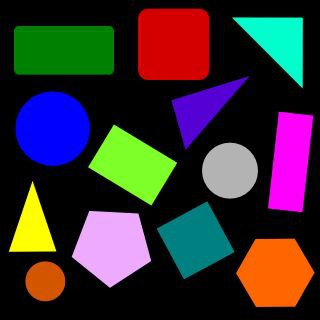
#> input picture Shape Extraction/1.jpg, 320 x 320 px
$ jupyter execute 'Hough Detector.ipynb'
#> lines starting #> are read from the running program, lines starting #| are printed output that depends on the picture; after the words box and inside, x2 and y2 are one past the last pixel; in counts of white or black regions, pixels touching at a corner belong together
#> further down, image is the input picture: shape (320, 320, 3); mean B, G, R 50.7, 46.9, 57.1
Import some prerequisites

[cell 1]
import cv2
import numpy as np
import matplotlib.pyplot as plt
import os
import random
import math

Run this cell for plotting

[cell 2]
def plotter(img_list, r, w, gray, wr, hr, fig_name = None):
    '''
    Plots images' list with its' caption and saves result image if you want.

    Parameters:
        img_list (list): The list of tuples of image and its' caption.
        r (int): The number of row(s).
        w (int): The number of colunm(s).
        gray (bool): The flag for plotting images in grayscale mode.
        wr (int): The width of one figure.
        hr (int): The height of one figure.
        fig_name (str): The name of the image of the plot. if not set this parameter the plot doesn't save.
    '''

    plt.rcParams['figure.figsize'] = (wr, hr)
    for i in range(len(img_list)):
        plt.subplot(r, w, i + 1)
        if img_list[i][2] == 'img':
            if gray:
                plt.imshow(img_list[i][0], cmap = 'gray')
            else:
                plt.imshow(img_list[i][0])
            plt.xticks([])
            plt.yticks([])
        elif img_list[i][2] == 'hist':
            plt.bar(np.arange(len(img_list[i][0])), img_list[i][0], color = 'c')
        else:
            raise Exception("Only image or histogram. Use third parameter of tuples in img_list and set it to img or hist.")
        plt.title(img_list[i][1])
    if fig_name is not None:
        plt.savefig(fig_name + '.png')
    plt.show()

Run this cell for change polar to cartesian.

[cell 3]
def pol_to_car(rho, theta):
    '''
    Changes rho and theta of a line to two point of that line.

    Parameters:
        rho (float): The distance from the origin to the line.
        theta (float):  Angle from origin to the line.

    Returns:
        (tuple): tuple of two point of line.
    '''

    a = np.cos(theta)
    b = np.sin(theta)
    c = 1000
    x0 = a*rho
    y0 = b*rho
    x1 = int(x0 + c * (-b))
    y1 = int(y0 + c * (a))
    x2 = int(x0 - c * (-b))
    y2 = int(y0 - c * (a))
    return x1, y1, x2, y2

Implement this function to detect and remove circles in the given image.

[cell 4]
def remove_circles(image):
    '''
    Returns the image which circles have been removed.

    Parameters:
        image (numpy.ndarray): The input image.

    Returns:
        out_img (numpy.ndarray): The result image.
    '''
    out_img = image.copy()

    #Writer your code here

    gray = cv2.cvtColor(image, cv2.COLOR_BGR2GRAY)
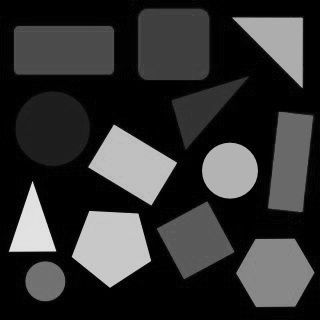
#> gray: shape (320, 320); min 0, max 235, mean 50.4

    circles = cv2.HoughCircles(gray, cv2.HOUGH_GRADIENT, dp=1, minDist=20, param1=50, param2=30, minRadius=0, maxRadius=40)
#> circles = [[52.5, 128.5, 37.1], [229.5, 170.5, 27.3], [44.5, 280.5, 20.4]]

    circles = np.round(circles[0, :]).astype("int")
#> circles = [[52, 128, 37], [230, 170, 27], [44, 280, 20]]
    for (x, y, r) in circles:
      cv2.circle(out_img, (x, y), r+3, (0, 0, 0), -1)
#> this loop made 3 passes
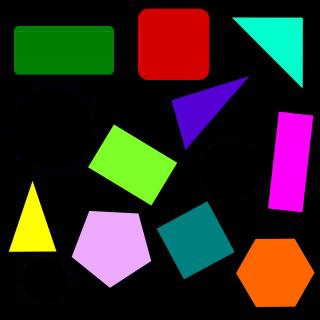
#> out_img: shape (320, 320, 3); 9.16% of pixels changed, all inside (x1, y1, x2, y2) = (12, 88, 261, 304)

    return out_img

Test your implementation (dont change this cell)

[cell 5]
image_list = []

image = cv2.imread(os.path.join('1.jpg'))
image_list.append([cv2.cvtColor(image, cv2.COLOR_BGR2RGB), 'source', 'img'])

out_img = remove_circles(image)

image_list.append([cv2.cvtColor(out_img, cv2.COLOR_BGR2RGB), 'detect circles', 'img'])

plotter(image_list, 1, 2, True, 20, 10, 'q4a')
#> the loop in plotter, `for i in range(len(img_list)):` made 2 passes
#> in plotter, `plt.savefig(fig_name + '.png')`:
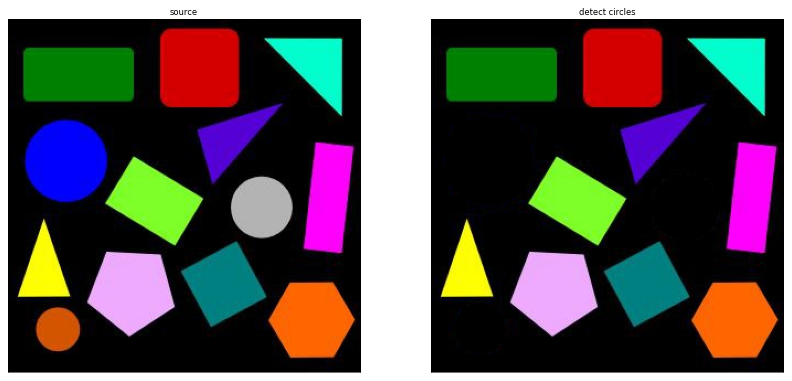
#> figure drawn by matplotlib, 2 panels

Implement this function to detect lines in the given image with hough algorithm.

[cell 6]
def detect_lines_hough(image):
    '''
    Returns the image which lines have been detected.

    Parameters:
        image (numpy.ndarray): The input image.

    Returns:
        out_img (numpy.ndarray): The result image.
    '''
    out_img1 = image.copy()
    out_img2 = image.copy()

    gray = cv2.cvtColor(image, cv2.COLOR_BGR2GRAY)
    edges = cv2.Canny(gray, 20, 100)
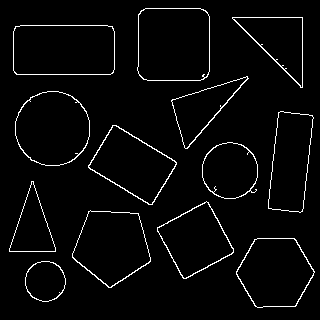
#> edges: shape (320, 320); 3.3% white in thin lines or dots, all inside (x1, y1, x2, y2) = (9, 8, 315, 308)
    lines = None
    lines1 = cv2.HoughLinesP(edges, 0.1, np.pi / 180, 1, lines)
#> lines1 = 1833 rows, first 6: [58, 25, 58, 25], [251, 17, 251, 17], [54, 74, 54, 74], [269, 198, 269, 189], [36, 263, 36, 263], [280, 111, 280, 111]
    lines2 = cv2.HoughLines(edges, 1, np.pi / 180, 50)
#> lines2 = 64 rows, first 8: [74, 1.57], [238, 0.716], [25, 1.57], [288, 0.105], [48, 2.11], [302, 0], [323, 0.105], [98, 2.11]

    for line in lines1:
      x1, y1, x2, y2 = line[0]
      cv2.line(out_img1, (x1, y1), (x2, y2), (255, 255, 255), 2)
#> this loop made 1833 passes
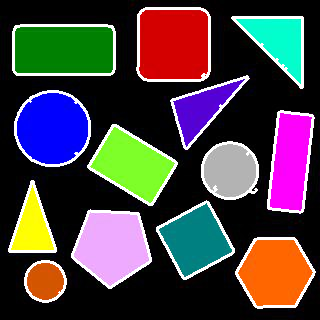
#> out_img1: shape (320, 320, 3); 8.73% of pixels changed, all inside (x1, y1, x2, y2) = (8, 7, 316, 309)

    for rho, theta in lines2[:, 0]:
      a = np.cos(theta)
      b = np.sin(theta)
      x0 = a * rho
      y0 = b * rho
      x1 = int(x0 + 200 * (-b))
      y1 = int(y0 + 200 * (a))
      x2 = int(x0 - 200 * (-b))
      y2 = int(y0 - 200 * (a))
      cv2.line(out_img2, (x1, y1), (x2, y2), (255, 255, 255), 2)
#> this loop made 64 passes
#> (rho, theta, a, b, x0, y0, x1, y1) on passes 1 to 12: (74, 1.57, -4.37e-08, 1, -3.23e-06, 74, -200, 73), (238, 0.716, 0.755, 0.656, 179.6, 156.1, 48, 307), (25, 1.57, -4.37e-08, 1, -1.09e-06, 25, -200, 24), (288, 0.105, 0.995, 0.105, 286.4, 30.1, 265, 229), (48, 2.11, -0.515, 0.857, -24.72, 41.14, -196, -61), (302, 0, 1, 0, 302, 0, 302, 200), (323, 0.105, 0.995, 0.105, 321.2, 33.76, 300, 232), (98, 2.11, -0.515, 0.857, -50.47, 84, -221, -19), (290, 0.122, 0.993, 0.122, 287.8, 35.34, 263, 233), (17, 1.57, -4.37e-08, 1, -7.43e-07, 17, -200, 16), (25, 2.83, -0.951, 0.309, -23.78, 7.73, -85, -182), (325, 0.122, 0.993, 0.122, 322.6, 39.61, 298, 238)
#> (rho, theta) on passes 59 to 60: (-136, 2.62), (-94, 2.67)
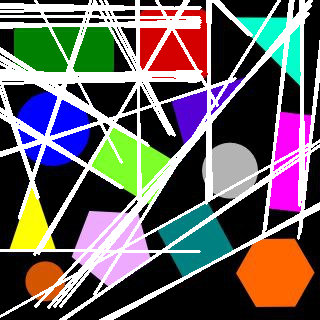
#> out_img2: shape (320, 320, 3); mean B, G, R 98.5, 98.6, 105.3

    return out_img1 , out_img2

Test your implementation (dont change this cell)

[cell 7]
image_list = []

image = cv2.imread('1.jpg')
image_list.append([cv2.cvtColor(image, cv2.COLOR_BGR2RGB), 'source', 'img'])

out_img1 , out_img2 = detect_lines_hough(image)

image_list.append([cv2.cvtColor(out_img1, cv2.COLOR_BGR2RGB), 'detect lines1', 'img'])
image_list.append([cv2.cvtColor(out_img2, cv2.COLOR_BGR2RGB), 'detect lines2', 'img'])

plotter(image_list, 1, 3, True, 20, 10, 'q4b')
#> call 2 of plotter, with r = 1, w = 3, gray = True, wr = 20, hr = 10, fig_name = 'q4b'
#> the loop in plotter (call 2), `for i in range(len(img_list)):` made 3 passes
#> in plotter (call 2), `plt.savefig(fig_name + '.png')`:
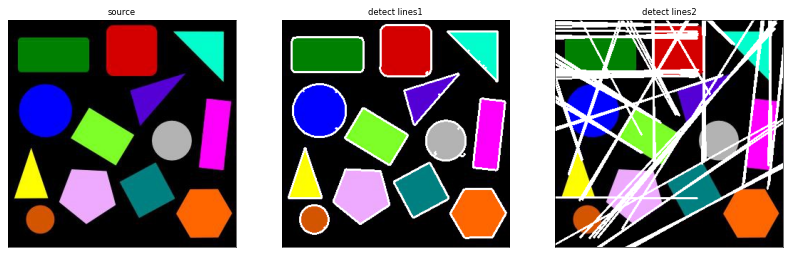
#> figure drawn by matplotlib, 3 panels

[cell 8]
def detect_shape(image_path):
    # Read the input image
#> called with image_path = '7.jpg'
    image = cv2.imread(image_path)
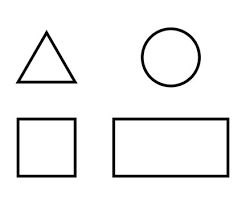
#> input picture Shape Extraction/7.jpg, 246 x 205 px
#> image is the input picture: shape (205, 246, 3); min 0, max 255, mean 242
    if image is None:
        print("Error: Failed to load the image.")
        return

    # Convert the image to grayscale
    gray = cv2.cvtColor(image, cv2.COLOR_BGR2GRAY)
#> gray: shape (205, 246)

    # Apply Gaussian blur to reduce noise
    blurred = cv2.GaussianBlur(gray, (5, 5), 0)

    # Apply edge detection using Canny
    edges = cv2.Canny(blurred, 50, 150)
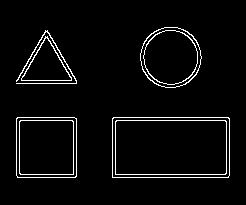
#> edges: shape (205, 246); 3.9% white in thin lines or dots, all inside (x1, y1, x2, y2) = (16, 27, 230, 178)

    # Find contours in the image
    contours, _ = cv2.findContours(edges.copy(), cv2.RETR_EXTERNAL, cv2.CHAIN_APPROX_SIMPLE)

    # Iterate over the contours
    for contour in contours:
        # Approximate the contour to a polygon
        epsilon = 0.02 * cv2.arcLength(contour, True)
        approx = cv2.approxPolyDP(contour, epsilon, True)

        # Calculate the number of vertices
        num_vertices = len(approx)

        # Determine the shape based on the number of vertices
        shape = None
        if num_vertices == 3:
            shape = "Triangle"
        elif num_vertices == 4:
            # Check if the contour is a square or rectangle
            x, y, w, h = cv2.boundingRect(approx)
            aspect_ratio = w / float(h)
            shape = "Square" if aspect_ratio >= 0.95 and aspect_ratio <= 1.05 else "Rectangle"
        else:
            # Check if the contour is approximately a circle
            area = cv2.contourArea(contour)
            perimeter = cv2.arcLength(contour, True)
            circularity = 4 * np.pi * area / (perimeter * perimeter)
            if circularity > 0.85:
                shape = "Circle"

        # Draw the contour on the image
        cv2.drawContours(image, [approx], -1, (0, 255, 0), 2)

        # Find the centroid of the contour
        M = cv2.moments(approx)
        cx = int(M["m10"] / M["m00"])
        cy = int(M["m01"] / M["m00"])

        # Display the shape name next to the contour
        cv2.putText(image, shape, (cx + 10, cy), cv2.FONT_HERSHEY_SIMPLEX, 0.5, (255, 255, 255), 2)
#> this loop made 5 passes
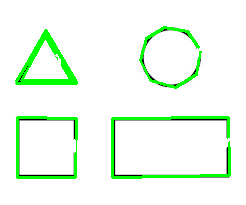
#> image: shape (205, 246, 3); 6.89% of pixels changed, all inside (x1, y1, x2, y2) = (15, 26, 232, 179)

    # Convert BGR image to RGB for Matplotlib
    image_rgb = cv2.cvtColor(image, cv2.COLOR_BGR2RGB)

    # Display the result as a plot
    plt.imshow(image_rgb)

    # Annotate the plot with shape names
    for contour in contours:
        approx = cv2.approxPolyDP(contour, 0.02 * cv2.arcLength(contour, True), True)
        M = cv2.moments(approx)
        cx = int(M["m10"] / M["m00"])
        cy = int(M["m01"] / M["m00"])

        num_vertices = len(approx)
        shape = None
        if num_vertices == 3:
            shape = "Triangle"
        elif num_vertices == 4:
            x, y, w, h = cv2.boundingRect(approx)
            aspect_ratio = w / float(h)
            shape = "Square" if aspect_ratio >= 0.95 and aspect_ratio <= 1.05 else "Rectangle"
        else:
            # Check if the contour is approximately a circle
            area = cv2.contourArea(contour)
            perimeter = cv2.arcLength(contour, True)
            circularity = 4 * np.pi * area / (perimeter * perimeter)
            if circularity > 0.85:
                shape = "Circle"

        plt.text(cx + 10, cy, shape, color='black', fontsize=10, fontweight='bold')

    plt.axis('off')
    plt.show()

# Path to the input image
image_path = "7.jpg"

# Detect and label shapes in the input image
detect_shape(image_path)
